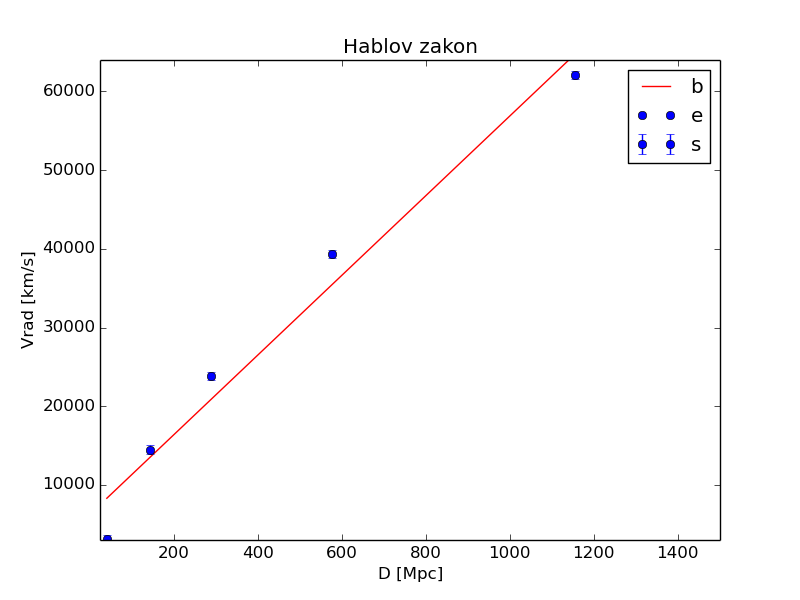

The Python source for this figure:
import numpy as np
from scipy.optimize import curve_fit
import matplotlib.pyplot as plt

distance, velocity, greske_v = np.loadtxt('data2.txt', unpack=True)

def func(x, a, b):
    return x*a + b

parametri, cov_m = curve_fit(func, distance, velocity, sigma=greske_v)
greske_parametara = np.sqrt(np.diag(cov_m))

print(parametri[0], greske_parametara[0]) # a i greska a - ovo je H
print(parametri[1], greske_parametara[1]) # b i greska b
print('Starost univerzuma: ', 1/parametri[0])

modelirano_x = np.array(np.linspace(distance[0], distance[len(distance)-1], num = 10))
modelirano_y = func(modelirano_x, parametri[0], parametri[1])

plt.plot(modelirano_x, modelirano_y, '-r', label='fit')

plt.errorbar(distance, velocity, yerr=greske_v, fmt='o')
plt.legend('best')
plt.xlabel('D [Mpc]')
plt.ylabel('Vrad [km/s]')
plt.xlim([25, 1500])
plt.ylim([3000, 64000])
plt.title('Hablov zakon')
plt.savefig('habl.png')
plt.show()

